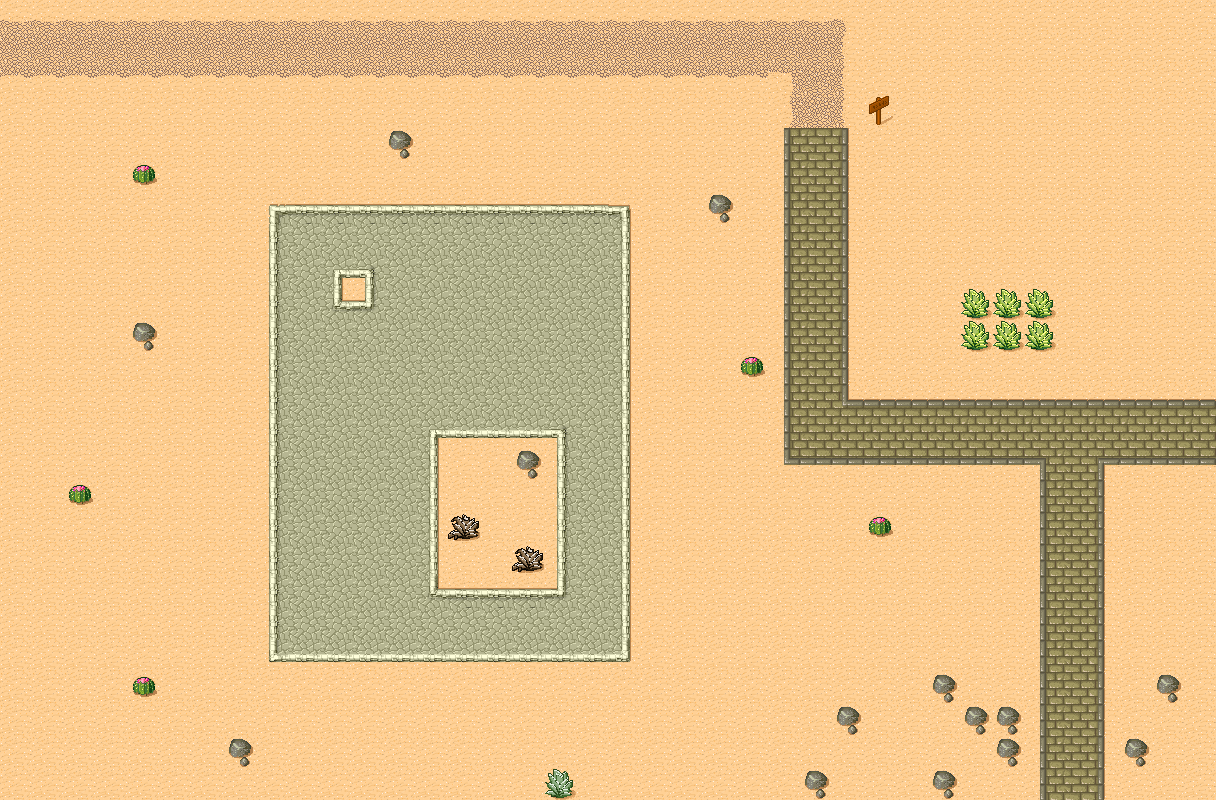

The image is a tile-based game level rendered from a .tmx file. Its description and source (layers, tilesets, objects; grid data summarised) follow:
An orthogonal 38x25 tile map with 32x32 px tiles, 3 tile layers (Background, Above, Top) and 25 objects.

<map version="1.2" tiledversion="1.2.1" orientation="orthogonal" renderorder="right-down" width="38" height="25" tilewidth="32" tileheight="32" infinite="0" nextlayerid="6" nextobjectid="38">
 <tileset firstgid="1" source="desert.tsx" />
 <layer id="1" name="Background" width="38" height="25">
  <data>[950 cells, 950 non-empty, 36 distinct tile ids]</data>
 </layer>
 <layer id="2" name="Above" width="38" height="25">
  <data>[950 cells, 0 non-empty, 0 distinct tile ids]</data>
 </layer>
 <layer id="3" name="Top" width="38" height="25">
  <data>[950 cells, 0 non-empty, 0 distinct tile ids]</data>
 </layer>
 <objectgroup id="4" name="StaticObjects">
  <object id="1" x="282" y="216" width="333" height="432" />
  <object id="4" x="387" y="130" width="28" height="29" />
  <object id="5" x="132" y="163" width="24" height="25" />
  <object id="6" x="132" y="319" width="25" height="33" />
  <object id="8" x="65" y="480" width="27" height="29" />
  <object id="9" x="130" y="672" width="29" height="29" />
  <object id="10" x="226" y="738" width="29" height="27" />
  <object id="11" x="543" y="769" width="34" height="28" />
  <object id="12" x="803" y="769" width="31" height="31" />
  <object id="13" x="835" y="703" width="30" height="33" />
  <object id="14" x="931" y="771" width="27" height="24" />
  <object id="15" x="963" y="706" width="59" height="30" />
  <object id="16" x="997" y="740" width="27" height="25" />
  <object id="17" x="930" y="674" width="34" height="30" />
  <object id="18" x="867" y="513" width="33" height="33" />
  <object id="19" x="707" y="192" width="31" height="29" />
  <object id="20" x="739" y="353" width="31" height="31" />
  <object id="23" x="784" y="129" width="13" height="335" />
  <object id="24" x="836" y="128" width="11" height="277" />
  <object id="25" x="796" y="451" width="247" height="13" />
  <object id="26" x="1105" y="452" width="113" height="14" />
  <object id="28" x="851" y="399" width="366" height="9" />
  <object id="29" x="1028" y="464" width="21" height="338" />
  <object id="30" x="1095" y="468" width="26" height="331" />
  <object id="37" x="962" y="289.333" width="96.6667" height="61.3333" />
 </objectgroup>
</map>
